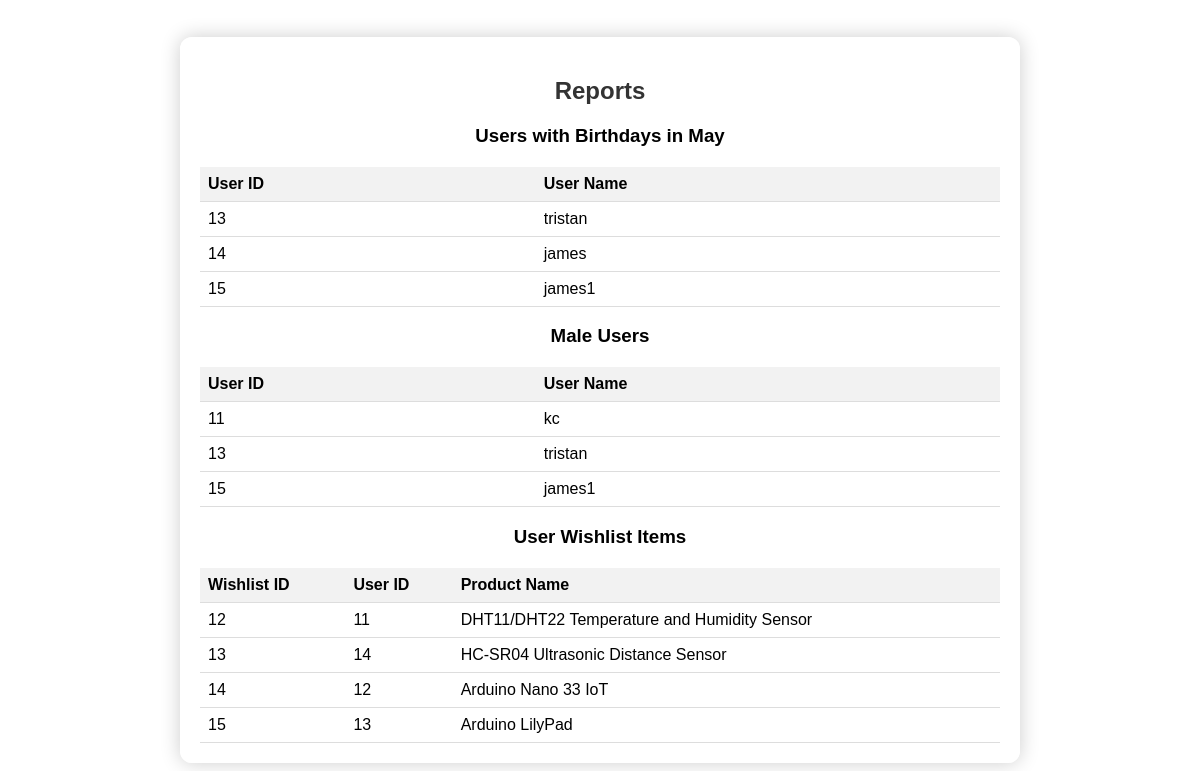
The app's page /report.php with its own data.
### tables this page shows
CREATE TABLE `tbluserprofile` (
  `userid` int(11) NOT NULL,
  `firstname` varchar(255) NOT NULL,
  `lastname` varchar(255) NOT NULL,
  `username` varchar(50) NOT NULL,
  `gender` varchar(10) NOT NULL,
  `birthday` date NOT NULL
);

CREATE TABLE `tblwishlist` (
  `WishlistID` int(6) NOT NULL,
  `UserID` int(6) NOT NULL,
  `ProductName` varchar(100) NOT NULL
);

### report.php (the view, shortened to what this page needs)
<?php
    include 'connect.php';
    $sql_may_birthdays = "SELECT UserID, UserName FROM tbluserprofile WHERE MONTH(Birthday) = 5";
    $result_may_birthdays = mysqli_query($connection, $sql_may_birthdays);
    $sql_male_users = "SELECT UserID, UserName FROM tbluserprofile WHERE Gender = 'Male'";
    $result_male_users = mysqli_query($connection, $sql_male_users);
    $sql_wishlist_items = "SELECT WishlistID, UserID, ProductName FROM tblwishlist";
    $result_wishlist_items = mysqli_query($connection, $sql_wishlist_items);
?>
<!DOCTYPE html>
<html lang="en">
<head>
    <link rel="stylesheet" href="report.css">
</head>
<body>
    <div class="container">
        <h2>Reports</h2>
        <h3>Users with Birthdays in May</h3>
        <table>
            <thead>
                <tr>
                    <th>User ID</th>
                    <th>User Name</th>
                </tr>
            </thead>
            <tbody>
                <?php
                    while($row = mysqli_fetch_assoc($result_may_birthdays)) {
                        echo "<tr>";
                        echo "<td>".$row['UserID']."</td>";
                        echo "<td>".$row['UserName']."</td>";
                        echo "</tr>";
                    }
                ?>
            </tbody>
        </table>
        <h3>Male Users</h3>
        <table>
            <thead>
                <tr>
                    <th>User ID</th>
                    <th>User Name</th>
                </tr>
            </thead>
            <tbody>
                <?php
                    while($row = mysqli_fetch_assoc($result_male_users)) {
                        echo "<tr>";
                        echo "<td>".$row['UserID']."</td>";
                        echo "<td>".$row['UserName']."</td>";
                        echo "</tr>";
                    }
                ?>
            </tbody>
        </table>
        <h3>User Wishlist Items</h3>
        <table>
            <thead>
                <tr>
                    <th>Wishlist ID</th>
                    <th>User ID</th>
                    <th>Product Name</th>
                </tr>
            </thead>
            <tbody>
                <?php
                    while($row = mysqli_fetch_assoc($result_wishlist_items)) {
                        echo "<tr>";
                        echo "<td>".$row['WishlistID']."</td>";
                        echo "<td>".$row['UserID']."</td>";
                        echo "<td>".$row['ProductName']."</td>";
                        echo "</tr>";
                    }
                ?>
            </tbody>
        </table>
    </div>
</body>
</html>

### report.css (style rules this page uses)
body { font-family: Arial, sans-serif; margin: 0; padding: 0; display: flex; align-items: center; justify-content: center; height: 100vh; background-image: url('images/bgregister.jpg'); background-size: cover; background-position: center; }
.container { width: 80%; max-width: 800px; margin: 0 auto; background-color: rgba(255, 255, 255, 0.9); padding: 20px; border-radius: 12px; box-shadow: 0 0 20px rgba(0, 0, 0, 0.2); text-align: center; }
h2 { text-align: center; color: #333; }
table { width: 100%; border-collapse: collapse; margin-top: 20px; background-color: rgba(255, 255, 255, 0.9); }
th, td { padding: 8px; text-align: left; border-bottom: 1px solid #ddd; }
th { background-color: #f2f2f2; }

### records on screen
tbluserprofile: userid "13", username "tristan"
tbluserprofile: userid "14", username "james"
tbluserprofile: userid "15", username "james1"
tbluserprofile: userid "11", username "kc"
tblwishlist: WishlistID "12", UserID "11", ProductName "DHT11/DHT22 Temperature and Humidity Sensor"
tblwishlist: WishlistID "13", UserID "14", ProductName "HC-SR04 Ultrasonic Distance Sensor"
tblwishlist: WishlistID "14", UserID "12", ProductName "Arduino Nano 33 IoT"
tblwishlist: WishlistID "15", UserID "13", ProductName "Arduino LilyPad"
